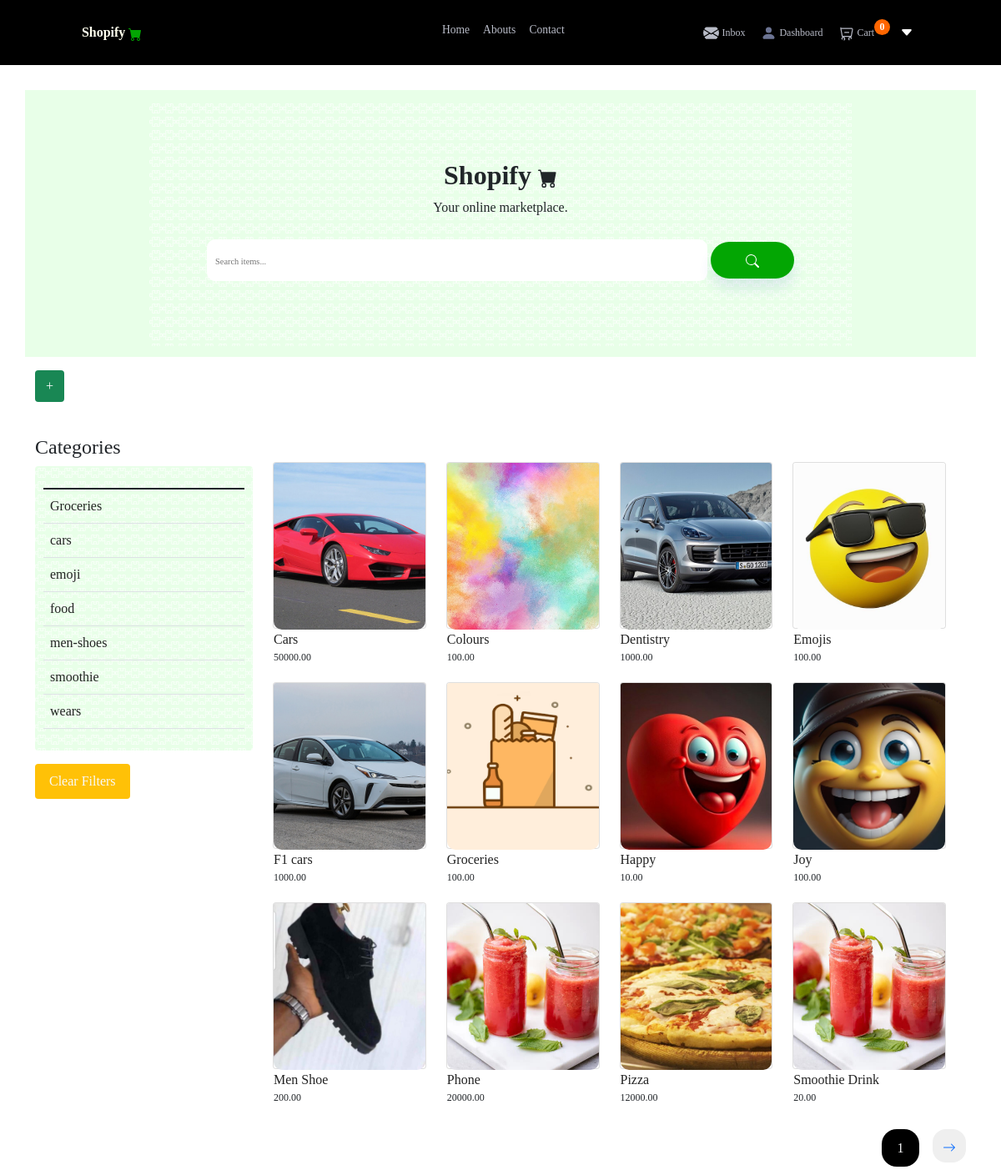
The app's page / (signed in) with its own data.
### item/models.py (models this page shows, shortened)
class Category(models.Model):
    name = models.CharField(max_length=100)
    category_image = models.ImageField(upload_to='category_images/', null=True, blank=True)
    class Meta:
        ordering = ['name']
        indexes = [
            models.Index(fields=['name']),
        ]
        verbose_name = 'category'
        verbose_name_plural = 'categories'

class Product(models.Model):
    seller = models.ForeignKey(CustomUser, on_delete=models.CASCADE)
    name = models.CharField(max_length=255)
    description = models.TextField()
    price = models.DecimalField(max_digits=10, decimal_places=2)
    category = models.ForeignKey(Category, on_delete=models.CASCADE)
    quantity = models.PositiveIntegerField(default=1)
    image = models.ImageField(upload_to='product_images/')
    created_at = models.DateTimeField(auto_now_add=True)
    expiration_date = models.DateTimeField(null=True, blank=True)
    available = models.BooleanField()
    class Meta:
        ordering = ['name']
        indexes = [
            models.Index(fields=['id']),
            models.Index(fields=['name']),
            models.Index(fields=['-created_at']),
        ]

### frontpages/views.py (the view)
# urls.py: path('', index, name='index'),
@login_required
def index(request):
    items = Product.objects.filter(available=True)
    category_id = request.GET.get('category', 0)
    categories = Category.objects.all().order_by('name')[:10]
    if category_id:
        items = Product.objects.filter(category_id=category_id)
    p = Paginator(items, 12)
    page_number = request.GET.get('page')
    try:
        page_obj = p.get_page(page_number)  # returns the desired page object
    except PageNotAnInteger:
        page_obj = p.page(1)
    except EmptyPage:
        page_obj = p.page(p.num_pages)
    query = request.GET.get('q')
    if query:
        object_list = items.filter(name__icontains=query)
    else:
        object_list = items
    for item in items:
        if item.expiration_date and item.quantity < 0:
            item.available = False
    args = {
        'items': items,
        'categories': categories,
        'page_obj': page_obj,
        'query': query,
        'object_list': object_list,
        'category_id': int(category_id)
    }
    return render(request, 'frontpages/index.html', args)

### templates/frontpages/index.html (shortened to what this page needs)
{% extends 'base.html' %}
{% load static %}
{% block content %}
<main class="container">
    <div class="header-one">
        <div class="shop-now text-center">
            <h2 class="fw-bold">
                Shopify
            </h2>
            <p>Your online marketplace.</p>
        </div>
        <div class="banner-search">
            <form action="" method="GET">
                <input type="search" name="q" {% if query %} value="{{query}}" {% else %} value=""{% endif %} placeholder="Search items...">
                <button type="submit">
                </button>
            </form>
        </div>
    </div>
</main>
<section class="container">
    {% if user.is_customer %}
    {% else %}
    <div class="text-light my-3">
        <a href="{% url 'item:add-items' %}" class="btn btn-md bg-success text-light">+</a>
    </div>
    {% endif %}
    <div class="row">
        <div class="aside col-xl-3 col-md-3">
            <h3 class="mt-4">Categories</h3>
            <div class="rounded-2 table-details">
                <table class="table">
                    <thead>
                        <th></th>
                    </thead>
                    <tbody>
                        {% for category in categories %}
                        <tr>
                            <td>
                                <a href="{% url 'index' %}?category={{category.id}}" class="{% if categroy.id == category_id %} bg-success text-light {% endif %}">{{category.name}} {{category.items.count}}</a>
                            </td>
                        </tr>
                        {% endfor %}
                    </tbody>
                </table>
            </div>
            <div>
                <a href="{% url 'index' %}" class="btn btn-md bg-warning px-3 py-2 my-3 text-light">Clear Filters</a>
            </div>
        </div>
        <div class="row my-4 col-xl-9 col-md-9 col-sm-12">
            {%if query %}
            <h3>Items under searched word <span class="text-danger">{{query}}<span></h3>
            {% for obj in object_list %}
            <div class="col-xl-3 col-md-4 col-sm-12 my-3 product-cards">
                <div class="card my-3">
                    <div class="card-image">
                        <img src="{{obj.image.url}}" class="card-img-top" alt="Item image">
                    </div>
                    <div class="card-text">
                        <a href="?item={{obj.name}}">{{obj.name}}</h4></a>
                    </div>
                </div>
            </div>
            {% endfor %}
            {% else %}
            {% for item in page_obj %}
            <div class="col-xl-3 col-md-4 col-sm-12 my-3 product-cards">
                <div class="card my-3">
                    <div class="card-image">
                        <img src="{{item.image.url}}" class="card-img-top" alt="Item image">
                    </div>
                    <div class="card-text">
                        <a href="{% url 'item-detail' item.id %}">{{item.name}}</h4></a>
                        <p>{{item.price}}</p>
                    </div>
                </div>
            </div>
            {% endfor %}
            {% endif %}
        </div>
    </div>
</section>
<section class="section-pagination container">
    <button class="active text-light">{{page_obj.number}}</button>
    {%if page_obj.has_next %}
    <button >
        <a href="?page={{page_obj.next_page_number}}">
            <svg xmlns="http://www.w3.org/2000/svg" width="16" height="16" fill="currentColor" class="bi bi-arrow-right"
            viewBox="0 0 16 16">
            <path fill-rule="evenodd"
                d="M1 8a.5.5 0 0 1 .5-.5h11.793l-3.147-3.146a.5.5 0 0 1 .708-.708l4 4a.5.5 0 0 1 0 .708l-4 4a.5.5 0 0 1-.708-.708L13.293 8.5H1.5A.5.5 0 0 1 1 8z" />
        </svg>
        </a>
    </button>
    {% endif %}
</section>
{% endblock %}

### static/css/style.css (style rules this page uses)
* { font-family: poppins; box-sizing: border-box; padding: 0; margin: 0; }
a { text-decoration: none; color: var(--text-colour); }
input, button { font-family: var(--body-font); outline: none; border: none; }
body { position: relative; }
.container { margin: 0 4.5rem; }
:root { --color-one-golden-orange: hsla(40, 70%, 50%, 1); --color-two-dark-blue: hsla(210, 40%, 50%, 1); --color-three-deep-purple: hsla(320, 70%, 50%, 1); --color-four-light-gray: hsla(0, 0%, 95%, 1); --color-five-medium-gray: hsla(0, 0%, 80%, 1); --text-colour: hsl(228, 15%, 50%); --text-colour-light: hsl(228, 12%, 75%); --border-colour: hsl(228, 99%, 98%); --body-colour: #fff; --container-colour: #fff; --orange: #ff6600; --blue: #0077cc; --green: rgb(232, 255, 232); --purple: #993399; --background-one: (135deg, hsla(210, 40%, 50%, 1), hsla(40, 70%, 60%, 1)); --background-two: (90deg, hsla(100, 60%, 50%, 1), hsla(206, 60%, 50%, 1)); --h1-font: 2rem; --h2-font: 1.5rem; --h3-font: 1rem; --h4-font: .85rem; --h5-font: .75rem; --p-font: .65rem; --box-shadow-one: 0 12px 16px hsla(228, 66%, 45%, .1); --box-shadow-two: 0 4px 12px hsla(228, 66%, 45%, .25); }
::placeholder { font-size: .65rem; }
main { height: 40vh; background: var(--green); display:flex; align-items:center; width:100%; justify-content:center; }
main .header-one { padding: 4.3rem; position: relative; background-image: url(/static/images/Pattern/puzzle.svg); }
main button { margin: .777rem 0; padding: 10px 30px; border-radius: 1.8rem; color: var(--body-colour); background-color: rgb(3, 166, 3); font-weight: 600; box-shadow: var(--box-shadow-one); cursor: pointer; }
.section-pagination { padding: 1rem 0 0 0; display: flex; gap: 1rem; justify-content: end; margin: 0 0 10px 0; }
.section-pagination button { display: flex; align-items: center; justify-content: center; height: 40px; width: 40px; padding: .85rem 1rem; cursor: pointer; border-radius: 40%; }
.section-pagination button.active { color: #fff; background-color: #000; height: 45px; width: 45px; display: flex; justify-content: center; align-items: center; }
.product-cards { display:flex; align-items:center; justify-content:space-between; }
.product-cards .card { height:200px; width:250px; background:#fff; }
.product-cards .card-image img { height: 200px; width: 100%; object-fit:cover; border:5px; }
.product-cards .card-text a { text-decoration:none; color:#222; }
.product-cards .card-text p { font-size: .75rem; }
.header-one .banner-search { width:100%; }
.header-one .banner-search input { width:600px; height:50px; padding:10px; border-radius:10px; }
.header-one .banner-search button { width:100px; }
.aside h3 { font-size:1.5rem; }
.table-details { padding:10px; background: var(--green); background-image: url(/static/images/Pattern/puzzle.svg); }
.table-details table a { text-decoration:none; color:#222; }
.detail_page .main_detail_body, img { height:75.5vh; width:100%; border-radius:10px; }

### records on screen
Category: name "Groceries"
Category: name "cars"
Category: name "emoji"
Category: name "food"
Category: name "men-shoes"
Category: name "smoothie"
Category: name "wears"
Product: image (picture), name "Cars", price "50000.00"
Product: image (picture), name "Colours", price "100.00"
Product: image (picture), name "Dentistry", price "1000.00"
Product: image (picture), name "Emojis", price "100.00"
Product: image (picture), name "F1 cars", price "1000.00"
Product: image (placeholder picture), name "Groceries", price "100.00"
Product: image (picture), name "Happy", price "10.00"
Product: image (picture), name "Joy", price "100.00"
Product: image (picture), name "Men Shoe", price "200.00"
Product: image (picture), name "Phone", price "20000.00"
Product: image (picture), name "Pizza", price "12000.00"
Product: image (picture), name "Smoothie Drink", price "20.00"

### other values on screen
{{ page_obj.number }} "1"
